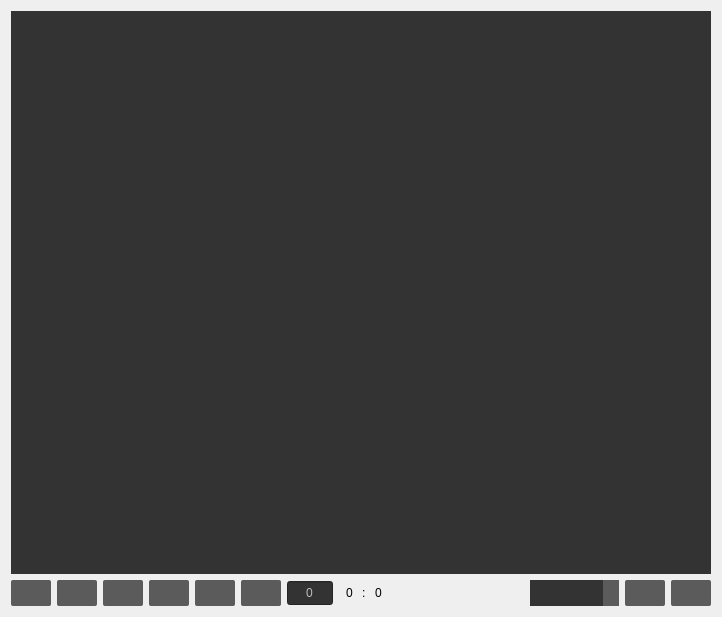
<?xml version="1.0" encoding="UTF-8"?>
<ui version="4.0">
 <class>Form</class>
 <widget class="QWidget" name="Form">
  <property name="geometry">
   <rect>
    <x>0</x>
    <y>0</y>
    <width>722</width>
    <height>617</height>
   </rect>
  </property>
  <property name="minimumSize">
   <size>
    <width>340</width>
    <height>240</height>
   </size>
  </property>
  <property name="windowTitle">
   <string>Form</string>
  </property>
  <property name="styleSheet">
   <string notr="true">
















QTabWidget::pane { /* The tab widget frame */
}

QTabWidget::tab-bar {
   /* move to the right by 5px */
    background: black;

}

/* Style the tab using the tab sub-control. Note that
    it reads QTabBar _not_ QTabWidget */
QTabBar::tab {
color: white;
    background: #363636;
    padding: 6px 26px 6px 26px;
}


QTabBar::tab:selected, QTabBar::tab:hover {
    background: #5b5b5b;
}

QTabBar::tab:selected {
    border-color: #9B9B9B;
}

QTabBar::tab:!selected {
    border-color: #474747;

}

/* make use of negative margins for overlapping tabs */
QTabBar::tab:selected {
    background: 474747;

    /* expand/overlap to the left and right by 4px */

}

QTabBar::tab:first:selected {
    margin-left: 0; /* the first selected tab has nothing to overlap with on the left */
}

QTabBar::tab:last:selected {
    margin-right: 0; /* the last selected tab has nothing to overlap with on the right */
}

QTabBar::tab:only-one {
    margin: 0; /* if there is only one tab, we don't want overlapping margins */
}
















		QMenuBar
		{	
			color: #fff;

			background-color: #363636;
		}

		QMenuBar::item
		{	
			color: #fff;

			background-color: #474747;
		}

		QMenuBar::item:selected
		{	
			color: #fff;

			background-color: #363636;
		}
		
		QMenu
		{
			background-color: #363636;			
			color: #fff;
		
		}


		QMenu::item:selected
		{
			background-color: #fff;			
			color: #34495e;
			
		}

















QToolBar {
    background: #363636;
    spacing: 3px; /* spacing between items in the tool bar */
}

QToolBar::handle {
/*
    background: #363636;
*/
}

</string>
  </property>
  <layout class="QVBoxLayout" name="verticalLayout">
   <item>
    <widget class="QLabel" name="viewer">
     <property name="sizePolicy">
      <sizepolicy hsizetype="Preferred" vsizetype="MinimumExpanding">
       <horstretch>0</horstretch>
       <verstretch>0</verstretch>
      </sizepolicy>
     </property>
     <property name="styleSheet">
      <string notr="true">background-color: #333333</string>
     </property>
     <property name="text">
      <string/>
     </property>
     <property name="scaledContents">
      <bool>false</bool>
     </property>
     <property name="alignment">
      <set>Qt::AlignCenter</set>
     </property>
    </widget>
   </item>
   <item>
    <layout class="QHBoxLayout" name="horizontalLayout">
     <item>
      <layout class="QHBoxLayout" name="horizontalLayout_3">
       <item>
        <widget class="QPushButton" name="btn_s_frame">
         <property name="enabled">
          <bool>false</bool>
         </property>
         <property name="minimumSize">
          <size>
           <width>0</width>
           <height>26</height>
          </size>
         </property>
         <property name="maximumSize">
          <size>
           <width>16777215</width>
           <height>26</height>
          </size>
         </property>
         <property name="styleSheet">
          <string notr="true">QPushButton
{
color: white;
font-size: 12px;
padding: 20px 4px 20px 4px;
border-radius: 2px;
background-color: #5b5b5b;
}

QPushButton::hover 
{
background-color: #888888;
}

QPushButton::pressed 
{
background-color: #4b4b4b;
}



QPushButton::checked 
{
background-color: #E84A5F;
}






</string>
         </property>
         <property name="text">
          <string/>
         </property>
        </widget>
       </item>
       <item>
        <widget class="QPushButton" name="btn_p_frame">
         <property name="enabled">
          <bool>false</bool>
         </property>
         <property name="minimumSize">
          <size>
           <width>0</width>
           <height>26</height>
          </size>
         </property>
         <property name="maximumSize">
          <size>
           <width>16777215</width>
           <height>26</height>
          </size>
         </property>
         <property name="styleSheet">
          <string notr="true">QPushButton
{
color: white;
font-size: 12px;
padding: 20px 4px 20px 4px;
border-radius: 2px;
background-color: #5b5b5b;
}

QPushButton::hover 
{
background-color: #888888;
}

QPushButton::pressed 
{
background-color: #4b4b4b;
}



QPushButton::checked 
{
background-color: #E84A5F;
}






</string>
         </property>
         <property name="text">
          <string/>
         </property>
        </widget>
       </item>
       <item>
        <widget class="QPushButton" name="btn_play">
         <property name="enabled">
          <bool>false</bool>
         </property>
         <property name="minimumSize">
          <size>
           <width>0</width>
           <height>26</height>
          </size>
         </property>
         <property name="maximumSize">
          <size>
           <width>16777215</width>
           <height>26</height>
          </size>
         </property>
         <property name="styleSheet">
          <string notr="true">QPushButton
{
color: white;
font-size: 12px;
padding: 20px 4px 20px 4px;
border-radius: 2px;
background-color: #5b5b5b;
}

QPushButton::hover 
{
background-color: #888888;
}

QPushButton::pressed 
{
background-color: #4b4b4b;
}



QPushButton::checked 
{
background-color: #E84A5F;
}






</string>
         </property>
         <property name="text">
          <string/>
         </property>
         <property name="checkable">
          <bool>false</bool>
         </property>
        </widget>
       </item>
       <item>
        <widget class="QPushButton" name="btn_n_frame">
         <property name="enabled">
          <bool>false</bool>
         </property>
         <property name="minimumSize">
          <size>
           <width>0</width>
           <height>26</height>
          </size>
         </property>
         <property name="maximumSize">
          <size>
           <width>16777215</width>
           <height>26</height>
          </size>
         </property>
         <property name="styleSheet">
          <string notr="true">QPushButton
{
color: white;
font-size: 12px;
padding: 20px 4px 20px 4px;
border-radius: 2px;
background-color: #5b5b5b;
}

QPushButton::hover 
{
background-color: #888888;
}

QPushButton::pressed 
{
background-color: #4b4b4b;
}



QPushButton::checked 
{
background-color: #E84A5F;
}






</string>
         </property>
         <property name="text">
          <string/>
         </property>
        </widget>
       </item>
       <item>
        <widget class="QPushButton" name="btn_e_frame">
         <property name="enabled">
          <bool>false</bool>
         </property>
         <property name="minimumSize">
          <size>
           <width>0</width>
           <height>26</height>
          </size>
         </property>
         <property name="maximumSize">
          <size>
           <width>16777215</width>
           <height>26</height>
          </size>
         </property>
         <property name="styleSheet">
          <string notr="true">QPushButton
{
color: white;
font-size: 12px;
padding: 20px 4px 20px 4px;
border-radius: 2px;
background-color: #5b5b5b;
}

QPushButton::hover 
{
background-color: #888888;
}

QPushButton::pressed 
{
background-color: #4b4b4b;
}



QPushButton::checked 
{
background-color: #E84A5F;
}






</string>
         </property>
         <property name="text">
          <string/>
         </property>
        </widget>
       </item>
       <item>
        <widget class="QPushButton" name="btn_loop">
         <property name="enabled">
          <bool>false</bool>
         </property>
         <property name="minimumSize">
          <size>
           <width>0</width>
           <height>26</height>
          </size>
         </property>
         <property name="maximumSize">
          <size>
           <width>16777215</width>
           <height>26</height>
          </size>
         </property>
         <property name="styleSheet">
          <string notr="true">QPushButton
{
color: white;
font-size: 12px;
padding: 20px 4px 20px 4px;
border-radius: 2px;
background-color: #5b5b5b;
}

QPushButton::hover 
{
background-color: #888888;
}

QPushButton::pressed 
{
background-color: #424242;
}



QPushButton::checked 
{
background-color:#333333;
}






</string>
         </property>
         <property name="text">
          <string/>
         </property>
         <property name="checkable">
          <bool>true</bool>
         </property>
        </widget>
       </item>
       <item>
        <widget class="QSpinBox" name="sb_time_shift">
         <property name="enabled">
          <bool>false</bool>
         </property>
         <property name="minimumSize">
          <size>
           <width>46</width>
           <height>26</height>
          </size>
         </property>
         <property name="maximumSize">
          <size>
           <width>46</width>
           <height>26</height>
          </size>
         </property>
         <property name="toolTip">
          <string>Set Start Frame Of Reference</string>
         </property>
         <property name="styleSheet">
          <string notr="true">QSpinBox {
	background-color: #333333;

font-size: 12px;
font-family:&quot;Comic Sans MS&quot;, cursive, sans-serif;
}



QSpinBox::selected {
	background-color: #333333;
	border-radius: 5px;
}


</string>
         </property>
         <property name="wrapping">
          <bool>false</bool>
         </property>
         <property name="alignment">
          <set>Qt::AlignCenter</set>
         </property>
         <property name="buttonSymbols">
          <enum>QAbstractSpinBox::NoButtons</enum>
         </property>
         <property name="suffix">
          <string/>
         </property>
         <property name="minimum">
          <number>-10000000</number>
         </property>
         <property name="maximum">
          <number>10000000</number>
         </property>
        </widget>
       </item>
       <item>
        <layout class="QHBoxLayout" name="horizontalLayout_4">
         <item>
          <widget class="QLabel" name="maxframe">
           <property name="minimumSize">
            <size>
             <width>0</width>
             <height>0</height>
            </size>
           </property>
           <property name="styleSheet">
            <string notr="true">font-size: 12px;
font-family:&quot;Comic Sans MS&quot;, cursive, sans-serif;

padding-left: 4px;</string>
           </property>
           <property name="text">
            <string>0</string>
           </property>
          </widget>
         </item>
         <item>
          <widget class="QLabel" name="label_4">
           <property name="minimumSize">
            <size>
             <width>0</width>
             <height>0</height>
            </size>
           </property>
           <property name="styleSheet">
            <string notr="true">font-size: 12px;
font-family:&quot;Comic Sans MS&quot;, cursive, sans-serif;</string>
           </property>
           <property name="text">
            <string>:</string>
           </property>
          </widget>
         </item>
         <item>
          <widget class="QLabel" name="refframe">
           <property name="minimumSize">
            <size>
             <width>0</width>
             <height>0</height>
            </size>
           </property>
           <property name="styleSheet">
            <string notr="true">font-size: 12px;
font-family:&quot;Comic Sans MS&quot;, cursive, sans-serif;


padding-right: 4px;
</string>
           </property>
           <property name="text">
            <string>0</string>
           </property>
          </widget>
         </item>
         <item>
          <widget class="QLabel" name="state">
           <property name="minimumSize">
            <size>
             <width>40</width>
             <height>0</height>
            </size>
           </property>
           <property name="styleSheet">
            <string notr="true">font-size: 14px;
font-family:&quot;Comic Sans MS&quot;, cursive, sans-serif;</string>
           </property>
           <property name="text">
            <string/>
           </property>
          </widget>
         </item>
        </layout>
       </item>
       <item>
        <spacer name="horizontalSpacer_2">
         <property name="orientation">
          <enum>Qt::Horizontal</enum>
         </property>
         <property name="sizeHint" stdset="0">
          <size>
           <width>80</width>
           <height>20</height>
          </size>
         </property>
        </spacer>
       </item>
       <item>
        <widget class="QSlider" name="sl_opacity">
         <property name="minimumSize">
          <size>
           <width>50</width>
           <height>26</height>
          </size>
         </property>
         <property name="maximumSize">
          <size>
           <width>100</width>
           <height>26</height>
          </size>
         </property>
         <property name="toolTip">
          <string>Change The Window Opacity</string>
         </property>
         <property name="styleSheet">
          <string notr="true">QSlider::groove:horizontal {
    background: #333333;
}

QSlider::handle:horizontal {
    background: #5b5b5b;
    width: 16px;

}</string>
         </property>
         <property name="minimum">
          <number>30</number>
         </property>
         <property name="maximum">
          <number>100</number>
         </property>
         <property name="pageStep">
          <number>2</number>
         </property>
         <property name="value">
          <number>100</number>
         </property>
         <property name="orientation">
          <enum>Qt::Horizontal</enum>
         </property>
        </widget>
       </item>
       <item>
        <widget class="QPushButton" name="btn_load_seq">
         <property name="enabled">
          <bool>true</bool>
         </property>
         <property name="minimumSize">
          <size>
           <width>0</width>
           <height>26</height>
          </size>
         </property>
         <property name="maximumSize">
          <size>
           <width>16777215</width>
           <height>26</height>
          </size>
         </property>
         <property name="styleSheet">
          <string notr="true">QPushButton
{
color: white;
font-size: 12px;
padding: 20px 4px 20px 4px;
border-radius: 2px;
background-color: #5b5b5b;
}

QPushButton::hover 
{
background-color: #888888;
}

QPushButton::pressed 
{
background-color: #4b4b4b;
}



QPushButton::checked 
{
background-color: #E84A5F;
}






</string>
         </property>
         <property name="text">
          <string/>
         </property>
        </widget>
       </item>
       <item>
        <widget class="QPushButton" name="btn_converter">
         <property name="enabled">
          <bool>true</bool>
         </property>
         <property name="minimumSize">
          <size>
           <width>0</width>
           <height>26</height>
          </size>
         </property>
         <property name="maximumSize">
          <size>
           <width>16777215</width>
           <height>26</height>
          </size>
         </property>
         <property name="styleSheet">
          <string notr="true">QPushButton
{
color: white;
font-size: 12px;
padding: 20px 4px 20px 4px;
border-radius: 2px;
background-color: #5b5b5b;
}

QPushButton::hover 
{
background-color: #888888;
}

QPushButton::pressed 
{
background-color: #4b4b4b;
}



QPushButton::checked 
{
background-color: #E84A5F;
}






</string>
         </property>
         <property name="text">
          <string/>
         </property>
         <property name="checkable">
          <bool>false</bool>
         </property>
        </widget>
       </item>
       <item>
        <layout class="QHBoxLayout" name="horizontalLayout_2"/>
       </item>
      </layout>
     </item>
    </layout>
   </item>
  </layout>
 </widget>
 <resources/>
 <connections/>
</ui>
